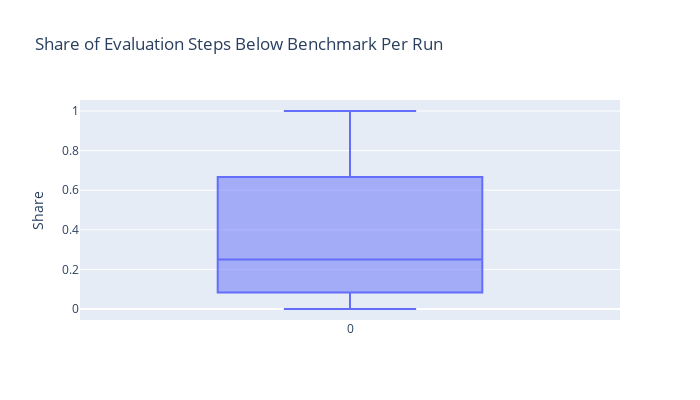

The notebook cell this image was saved under:
### Code cell
share_box_fig.update_layout(width=700, height=400)

### Figure 1 — Plotly figure (JSON) as saved in the notebook; plotly's stock layout.template omitted (floating-point values rounded to 4 significant figures)
{"data": [{"alignmentgroup": "True", "hovertemplate": "variable=%{x}<br>value=%{y}<extra></extra>", "legendgroup": "", "marker": {"color": "#636efa"}, "name": "", "notched": false, "offsetgroup": "", "orientation": "v", "showlegend": false, "type": "box", "x": ["0", "0", "0", "0", "0", "0", "0", "0", "0", "0"], "x0": " ", "xaxis": "x", "y": [0.6667, 0.3333, 0.75, 0, 0.08333, 0.25, 1, 0.08333, 0, 0.25], "y0": " ", "yaxis": "y"}], "layout": {"boxmode": "group", "height": 400, "legend": {"tracegroupgap": 0}, "title": {"text": "Share of Evaluation Steps Below Benchmark Per Run"}, "width": 700, "xaxis": {"anchor": "y", "domain": [0, 1], "title": {"text": ""}}, "yaxis": {"anchor": "x", "domain": [0, 1], "title": {"text": "Share"}}}}
